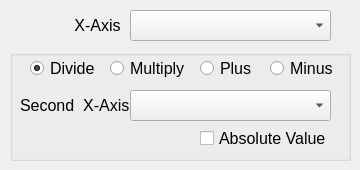
               <widget class="QWidget" name="tab_3">
                <attribute name="title">
                 <string>X-Axis</string>
                </attribute>
                <widget class="QLabel" name="label_2">
                 <property name="geometry">
                  <rect>
                   <x>70</x>
                   <y>10</y>
                   <width>51</width>
                   <height>31</height>
                  </rect>
                 </property>
                 <property name="font">
                  <font>
                   <pointsize>12</pointsize>
                  </font>
                 </property>
                 <property name="text">
                  <string> X-Axis</string>
                 </property>
                </widget>
                <widget class="QComboBox" name="comboBox_x">
                 <property name="geometry">
                  <rect>
                   <x>130</x>
                   <y>10</y>
                   <width>201</width>
                   <height>31</height>
                  </rect>
                 </property>
                 <property name="font">
                  <font>
                   <pointsize>12</pointsize>
                  </font>
                 </property>
                </widget>
                <widget class="QGroupBox" name="groupBox_x">
                 <property name="geometry">
                  <rect>
                   <x>10</x>
                   <y>50</y>
                   <width>341</width>
                   <height>111</height>
                  </rect>
                 </property>
                 <property name="title">
                  <string/>
                 </property>
                 <widget class="QComboBox" name="comboBox_x_2">
                  <property name="geometry">
                   <rect>
                    <x>120</x>
                    <y>40</y>
                    <width>201</width>
                    <height>31</height>
                   </rect>
                  </property>
                  <property name="font">
                   <font>
                    <pointsize>12</pointsize>
                   </font>
                  </property>
                 </widget>
                 <widget class="QRadioButton" name="radioButton_x_multiply">
                  <property name="geometry">
                   <rect>
                    <x>100</x>
                    <y>10</y>
                    <width>81</width>
                    <height>17</height>
                   </rect>
                  </property>
                  <property name="font">
                   <font>
                    <pointsize>12</pointsize>
                   </font>
                  </property>
                  <property name="text">
                   <string>Multiply</string>
                  </property>
                 </widget>
                 <widget class="QRadioButton" name="radioButton_x_divide">
                  <property name="geometry">
                   <rect>
                    <x>20</x>
                    <y>10</y>
                    <width>71</width>
                    <height>17</height>
                   </rect>
                  </property>
                  <property name="font">
                   <font>
                    <pointsize>12</pointsize>
                   </font>
                  </property>
                  <property name="text">
                   <string>Divide</string>
                  </property>
                  <property name="checked">
                   <bool>true</bool>
                  </property>
                 </widget>
                 <widget class="QRadioButton" name="radioButton_x_plus">
                  <property name="geometry">
                   <rect>
                    <x>190</x>
                    <y>10</y>
                    <width>71</width>
                    <height>17</height>
                   </rect>
                  </property>
                  <property name="font">
                   <font>
                    <pointsize>12</pointsize>
                   </font>
                  </property>
                  <property name="text">
                   <string>Plus</string>
                  </property>
                 </widget>
                 <widget class="QRadioButton" name="radioButton_x_minus">
                  <property name="geometry">
                   <rect>
                    <x>260</x>
                    <y>10</y>
                    <width>71</width>
                    <height>17</height>
                   </rect>
                  </property>
                  <property name="font">
                   <font>
                    <pointsize>12</pointsize>
                   </font>
                  </property>
                  <property name="text">
                   <string>Minus</string>
                  </property>
                 </widget>
                 <widget class="QLabel" name="label_12">
                  <property name="geometry">
                   <rect>
                    <x>10</x>
                    <y>40</y>
                    <width>111</width>
                    <height>31</height>
                   </rect>
                  </property>
                  <property name="font">
                   <font>
                    <pointsize>12</pointsize>
                   </font>
                  </property>
                  <property name="text">
                   <string>Second  X-Axis</string>
                  </property>
                 </widget>
                 <widget class="QCheckBox" name="checkBox_x_value">
                  <property name="geometry">
                   <rect>
                    <x>190</x>
                    <y>80</y>
                    <width>131</width>
                    <height>17</height>
                   </rect>
                  </property>
                  <property name="font">
                   <font>
                    <pointsize>12</pointsize>
                   </font>
                  </property>
                  <property name="text">
                   <string>Absolute Value</string>
                  </property>
                 </widget>
                </widget>
               </widget>
